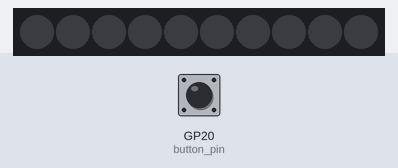
The program below on a simulated Raspberry Pi Pico running MicroPython. On the bench: 10 RGB LEDs in strip order, left to right. Inputs (shaded band) come from the test bench; at power-on: GP20 (button_pin) HIGH. Dim RGB values are drawn brighter than linear; random numbers come from a fixed seed.

Above: at 1.2 s.
1.3 s: GP20 (button_pin) pulled LOW for 3.2 s
At 2.1 s:
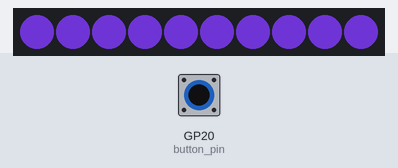
6.1 s: GP20 (button_pin) pulled LOW for 0.15 s
At 7.0 s:
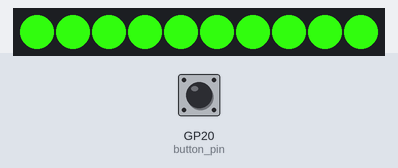
8.7 s: GP20 (button_pin) pulled LOW for 3.2 s
At 9.6 s:
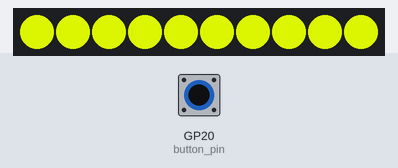
13.4 s: GP20 (button_pin) pulled LOW for 1 s
At 13.9 s:
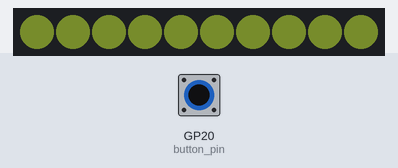
Timing chart, 0 to 16.4 s (numbered marks = the images above; inputs shaded):
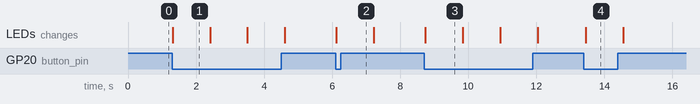

The program:

_random_oscillating_onboard_rgb_led_with_button.py
```python
import machine
import utime
from neopixel import NeoPixel
import urandom

# Define the pin numbers for the button and the Neopixel data pin
button_pin = machine.Pin(20, machine.Pin.IN, machine.Pin.PULL_UP)
neopixel_pin = machine.Pin(11, machine.Pin.OUT)

# Define the number of Neopixels in the strip
num_pixels = 10

# Initialize the Neopixel strip
neopixels = NeoPixel(neopixel_pin, num_pixels)

# Function to set the color of the Neopixels
def set_neopixel_color(red, green, blue):
    for i in range(num_pixels):
        neopixels[i] = (red, green, blue)
    neopixels.write()

# Function to create a random color effect
def random_color_effect(duration):
    for _ in range(duration):
        color = (urandom.randint(0, 255), urandom.randint(0, 255), urandom.randint(0, 255))
        set_neopixel_color(*color)
        utime.sleep(1)

while True:
    if button_pin.value() == 0:  # Check if the button is pressed (LOW)
        random_color_effect(1)  # Random color effect for 1 second
    else:
        set_neopixel_color(0, 0, 0)  # Turn off the Neopixels

    # Add additional code logic or delays here if needed
    utime.sleep(0.1)  # Small delay to debounce the button
```

Measured:
- after the input at 1.3 s, the LEDs: change at once (image 1)
- after the input at 6.1 s, the LEDs: change at once (image 2)
- after the input at 8.7 s, the LEDs: change at once (image 3)
- after the input at 13.4 s, the LEDs: change after 0.05 s (image 4)
- what the display in image 1 shows lasts 1.1 s, from 1.3 s to 2.4 s
